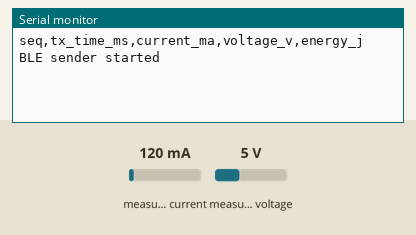
This sketch was run on a simulated ESP32. On the bench: the last lines printed to the serial monitor. The test bench sets the inputs (shaded band); at power-on: measured current 120 mA, measured voltage 5 V. Storage starts empty; nothing arrives over Bluetooth unless stated; a phone connects over Bluetooth LE 3 s after start.

Above: at 2.2 s.
2.3 s: measured current set to 40 mA
At 4.1 s:
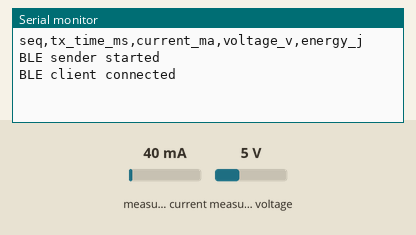
5.3 s: measured voltage set to 0.3 V
At 5.32 s:
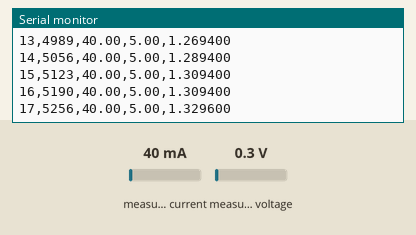
6.8 s: measured current set to 500 mA
At 6.86 s:
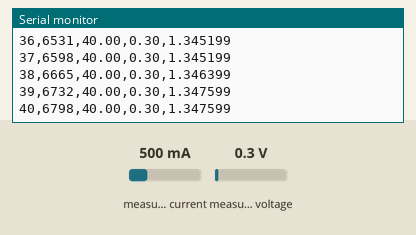
Timing chart, 0 to 9.8 s (numbered marks = the images above; inputs shaded):
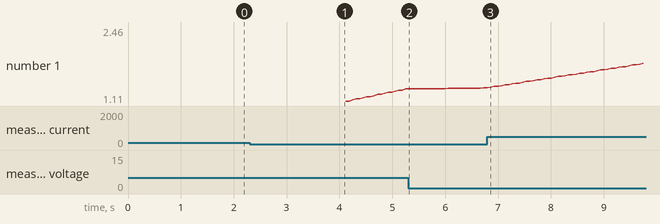

Measured:
- plotted number 1: 1.33 → 1.35 after the input at 5.3 s

The sketch:

esp32_ble_peripheral_sender.ino
```cpp
#include <BLEDevice.h>
#include <BLEServer.h>
#include <BLEUtils.h>
#include <BLE2902.h>
#include <Wire.h>
#include <Adafruit_INA219.h>
#include <SD.h>
#include <SPI.h>

#define SD_CS 13
#define SERVICE_UUID        "xxxxxxxxxxxxxxxxx"
#define CHARACTERISTIC_UUID "xxxxxxxxxxxxxxxxxxxxx"

BLECharacteristic* txCharacteristic;
Adafruit_INA219 ina219;

//keicias pagal scenariju
const int NODE_ID = 1;
const int TRIAL_ID = 1;
const int PACKET_COUNT = 300;

// 5 pps = 200 ms
// 15 pps = 67 ms
// 30 pps = 33 ms
const float PACKET_RATE_PPS = 15.0;
const unsigned long PACKET_INTERVAL_MS = 67;

const char* ENERGY_LOG_FILE = "/energy_log_ble.csv";

int seq = 0;
unsigned long lastSend = 0;
unsigned long lastEnergyRead = 0;
float accumulatedEnergyJ = 0.0;

bool deviceConnected = false;

class ServerCallbacks : public BLEServerCallbacks {
  void onConnect(BLEServer* server) {
    deviceConnected = true;
    Serial.println("BLE client connected");
  }

  void onDisconnect(BLEServer* server) {
    deviceConnected = false;
    Serial.println("BLE client disconnected");
    server->startAdvertising();
  }
};

void setup() {
  Serial.begin(115200);
  delay(1000);

  if (!ina219.begin()) {
    Serial.println("INA219 not found");
    while (true);
  }

  if (!SD.begin(SD_CS)) {
    Serial.println("SD card initialization failed");
    while (true);
  }

  File file = SD.open(ENERGY_LOG_FILE, FILE_WRITE);
  if (file) {
    file.println("packet_rate_pps,trial,seq,tx_time_ms,current_ma,voltage_v,energy_j");
    file.close();
  }

  BLEDevice::init("BLE_IOT_NODE_1");

  BLEServer* server = BLEDevice::createServer();
  server->setCallbacks(new ServerCallbacks());

  BLEService* service = server->createService(SERVICE_UUID);

  txCharacteristic = service->createCharacteristic(
    CHARACTERISTIC_UUID,
    BLECharacteristic::PROPERTY_NOTIFY
  );

  txCharacteristic->addDescriptor(new BLE2902());
  service->start();

  BLEAdvertising* advertising = BLEDevice::getAdvertising();
  advertising->addServiceUUID(SERVICE_UUID);
  advertising->setScanResponse(true);
  advertising->start();

  lastEnergyRead = millis();

  Serial.println("seq,tx_time_ms,current_ma,voltage_v,energy_j");
  Serial.println("BLE sender started");
}

void loop() {
  unsigned long now = millis();

  unsigned long dtMs = now - lastEnergyRead;
  if (dtMs >= 100) {
    float currentMa = ina219.getCurrent_mA();
    float voltageV = ina219.getBusVoltage_V();
    float powerW = (currentMa / 1000.0) * voltageV;

    accumulatedEnergyJ += powerW * (dtMs / 1000.0);
    lastEnergyRead = now;
  }

  if (!deviceConnected) {
    delay(100);
    return;
  }

  if (seq >= PACKET_COUNT) {
    return;
  }

  if (now - lastSend >= PACKET_INTERVAL_MS) {
    lastSend = now;

    char payload[80];

    snprintf(
      payload,
      sizeof(payload),
      "%02d,%03d,%08lu,DATA",
      NODE_ID,
      seq,
      millis()
    );

    txCharacteristic->setValue((uint8_t*)payload, strlen(payload));
    txCharacteristic->notify();

    float currentMa = ina219.getCurrent_mA();
    float voltageV = ina219.getBusVoltage_V();

    Serial.print(seq);
    Serial.print(",");
    Serial.print(millis());
    Serial.print(",");
    Serial.print(currentMa);
    Serial.print(",");
    Serial.print(voltageV);
    Serial.print(",");
    Serial.println(accumulatedEnergyJ, 6);

    File file = SD.open(ENERGY_LOG_FILE, FILE_APPEND);
    if (file) {
      file.print(PACKET_RATE_PPS);
      file.print(",");
      file.print(TRIAL_ID);
      file.print(",");
      file.print(seq);
      file.print(",");
      file.print(millis());
      file.print(",");
      file.print(currentMa);
      file.print(",");
      file.print(voltageV);
      file.print(",");
      file.println(accumulatedEnergyJ, 6);
      file.close();
    }
    seq++;
  }
}
```
